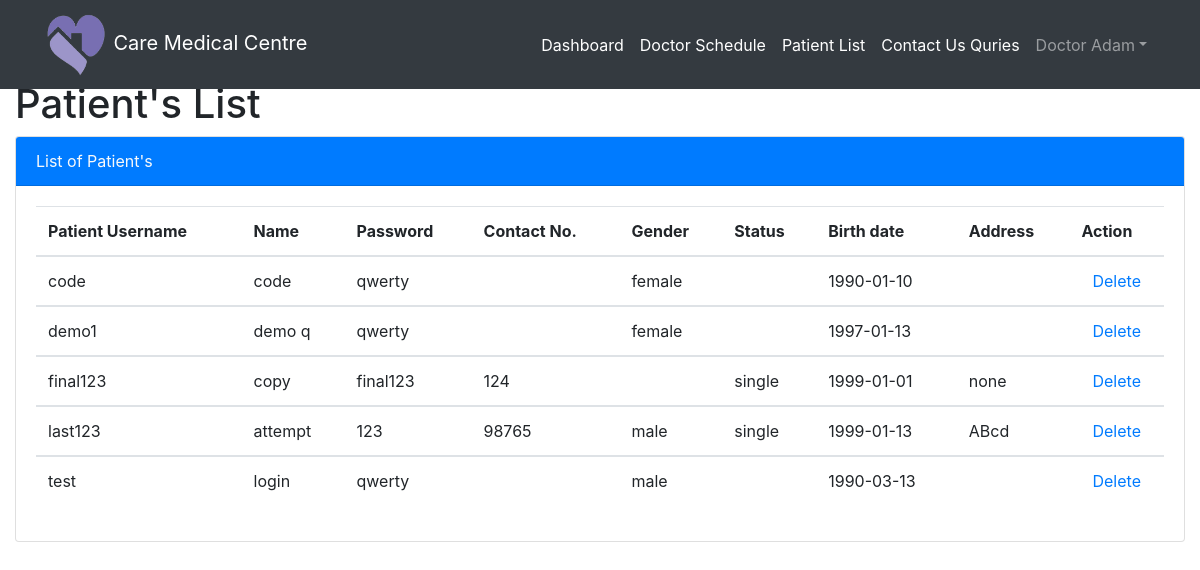
Screenshot of /doctor/patientlist.php (signed in) with the database file from the repository.
### tables this page shows
CREATE TABLE `doctor` (
  `doctor_username` varchar(100) NOT NULL,
  `password` varchar(20) NOT NULL,
  `doctor_Id` int(3) NOT NULL,
  `doctor_FirstName` varchar(50) NOT NULL,
  `doctor_LastName` varchar(50) NOT NULL,
  `doctor_Address` varchar(100) NOT NULL,
  `doctor_Phone` varchar(15) NOT NULL,
  `doctor_Email` varchar(20) NOT NULL,
  `doctor_DOB` date NOT NULL
);

CREATE TABLE `patient` (
  `patient_username` varchar(100) NOT NULL,
  `password` varchar(20) NOT NULL,
  `patient_First_Name` varchar(20) NOT NULL,
  `patient_Last_Name` varchar(20) NOT NULL,
  `patient_Maritial_Status` varchar(10) NOT NULL,
  `patient_DOB` date NOT NULL,
  `patient_Gender` varchar(10) NOT NULL,
  `patient_Address` varchar(100) NOT NULL,
  `patient_Phone` varchar(15) NOT NULL,
  `patient_Email` varchar(100) NOT NULL
);

### doctor/patientlist.php (the view, shortened to what this page needs)
<?php
include_once '../assets/conn/dbconnect.php';
$usersession = $_SESSION['doctorSession'];
$res=mysqli_query($con,"SELECT * FROM doctor WHERE doctor_Id=".$usersession);
$userRow=mysqli_fetch_array($res,MYSQLI_ASSOC);
?>
<!doctype html>
<html lang="en">
  <head>
    <link rel="stylesheet" href="https://maxcdn.bootstrapcdn.com/bootstrap/4.5.2/css/bootstrap.min.css">
    <link rel="stylesheet" href="../assets/css/style.css">
  </head>
  <body>
<nav class="navbar navbar-expand-md navbar-dark bg-dark fixed-top">
  <div class="container">
  <a class="navbar-brand" href="doctordashboard.php"><img src="../assets/img/logo.png" style="width: 15%"></img> Care Medical Centre</a>
  <div class="collapse navbar-collapse" id="navbarsExampleDefault">
    <ul class="navbar-nav ml-auto">
      <li class="nav-link active">
          <a href="doctordashboard.php" style="color: white;"><i class="fa fa-fw fa-dashboard"></i>Dashboard</a>
      </li>
      <li class="nav-link active">
          <a href="addschedule.php" style="color: white;"><i class="fa fa-fw fa-table"></i>Doctor Schedule</a>
      </li>
      <li class="nav-link active">
          <a href="patientlist.php" style="color: white;"><i class="fa fa-fw fa-edit"></i>Patient List</a>
      </li>
      <li class="nav-link active">
          <a href="contact_qureies.php" style="color: white;"><i class="fa fa-fw fa-edit"></i>Contact Us Quries</a>
      </li>
      <li class="nav-item dropdown">
        <a class="nav-link dropdown-toggle" href="#" id="dropdown01" data-toggle="dropdown" aria-haspopup="true" aria-expanded="false"><i class="fa fa-user"></i> <?php echo $userRow['doctor_FirstName']; ?> <?php echo $userRow['doctor_LastName']; ?></a>
      </li>
    </ul>
  </div>
  </div>
</nav>
<div class="container-fluid" style="margin-top: 80px">
    <div class="row">
        <div class="col md 10">
            <h1>
            Patient's List
            </h1>
            <div class="card">
                <div class="card-header bg-primary text-light">
                    List of Patient's
                </div>
                <div class="card-body">
                <table class="table">
                <thead>
                <tr>
                        <th>
                            Patient Username
                        </th>
                        <th>
                            Name
                        </th>
                        <th>
                            Password
                        </th>
                        <th>
                            Contact No.
                        </th>
                        <th>
                            Gender
                        </th>
                        <th>
                            Status
                        </th>
                        <th>
                            Birth date
                        </th>
                        <th>
                            Address
                        </th>
                        <th>
                            Action
                        </th>
                    </tr>
                </thead>
                <?php
                            $result=mysqli_query($con,"SELECT * FROM patient");
                            while ($patientRow=mysqli_fetch_array($result)) {
                                echo "<tbody>";
                                echo "<tr>";
                                    echo "<td>" . $patientRow['patient_username'] . "</td>";
                                    echo "<td>" . $patientRow['patient_Last_Name'] . "</td>";
                                    echo "<td>" . $patientRow['password'] . "</td>";
                                    echo "<td>" . $patientRow['patient_Phone'] . "</td>";
                                    echo "<td>" . $patientRow['patient_Gender'] . "</td>";
                                    echo "<td>" . $patientRow['patient_Maritial_Status'] . "</td>";
                                    echo "<td>" . $patientRow['patient_DOB'] . "</td>";
                                    echo "<td>" . $patientRow['patient_Address'] . "</td>";
                                    echo "<form method='POST'>";
                                    echo "<td class='text-center'><a href='#' id='".$patientRow['patient_username']."' class='delete'>Delete</a>
                            </td>";
                            }
                                echo "</tr>";
                           echo "</tbody>";
                       echo "</table>";
                       ?>
                </div>
            </div>
        </div>
    </div>
</div>
</body>
</html>

### assets/css/style.css (style rules this page uses)
.navbar-brand img { width: 25%; }

### rows the page displays
doctor: doctor_FirstName "Doctor", doctor_LastName "Adam"
patient: patient_username "code", patient_Last_Name "code", password "qwerty", patient_Gender "female", patient_DOB "1990-01-10"
patient: patient_username "demo1", patient_Last_Name "demo q", password "qwerty", patient_Gender "female", patient_DOB "1997-01-13"
patient: patient_username "final123", patient_Last_Name "copy", password "final123", patient_Phone "124", patient_Maritial_Status "single", patient_DOB "1999-01-01", patient_Address "none"
patient: patient_username "last123", patient_Last_Name "attempt", password "123", patient_Phone "98765", patient_Gender "male", patient_Maritial_Status "single", patient_DOB "1999-01-13", patient_Address "ABcd"
patient: patient_username "test", patient_Last_Name "login", password "qwerty", patient_Gender "male", patient_DOB "1990-03-13"
